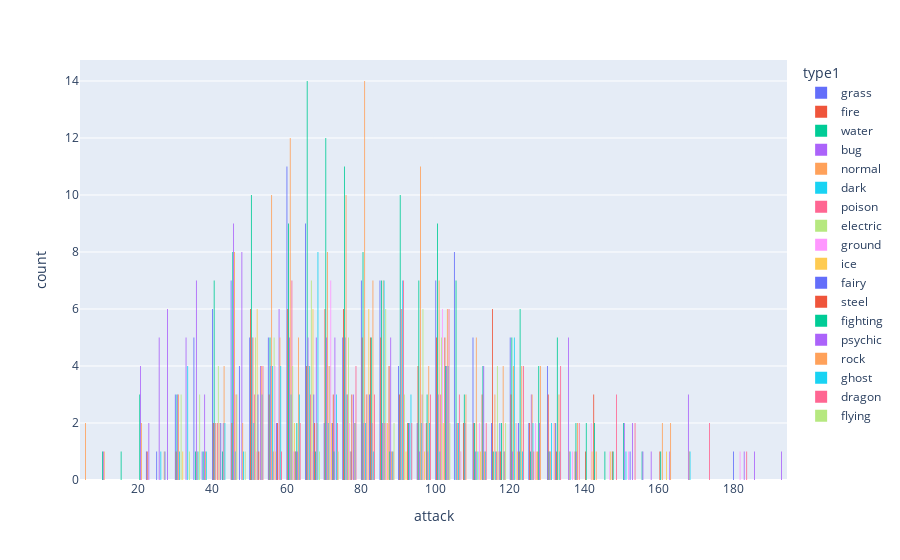

Notebook cell for this chart:
### Code cell
px.histogram(df_raw,
        x="attack",
        color="type1",
        barmode= "group"
        )

### Figure 1 — Plotly figure (JSON) as saved in the notebook; plotly's stock layout.template omitted (floating-point values rounded to 4 significant figures; data arrays with more than 128 entries replaced by an {"elided": "..."} marker saying what was removed)
{"data": [{"alignmentgroup": "True", "bingroup": "x", "hovertemplate": "type1=grass<br>attack=%{x}<br>count=%{y}<extra></extra>", "legendgroup": "grass", "marker": {"color": "#636efa", "pattern": {"shape": ""}}, "name": "grass", "offsetgroup": "grass", "orientation": "v", "showlegend": true, "type": "histogram", "x": [49, 62, 82, 100, 50, 65, 80, 75, 90, 105, 40, 95, 105, 55, 49, 62, 82, 80, 35, 45, 55, 30, 75, 45, 65, 85, 110, 40, 70, 100, 40, 130, 60, 85, 115, 68, 68, 89, 109, 30, 70, 35, 60, 100, 62, 92, 132, 100, 110, 100, 103, 45, 60, 75, 53, 98, 27, 67, 35, 60, 105, 86, 55, 85, 50, 94, 90, 61, 78, 107, 65, 100, 55, 75, 107, 112, 55, 105, 35, 45, 30, 40, 120, 130, 181, 65, 85, 125, 40, 50, 40, 110, 85, 61, 80, 110, 35, 53, 69, 65, 115, 62, 108, 127, 130, 80, 45, 60, 120, 120, 120, 120, 80], "xaxis": "x", "yaxis": "y"}, {"alignmentgroup": "True", "bingroup": "x", "hovertemplate": "type1=fire<br>attack=%{x}<br>count=%{y}<extra></extra>", "legendgroup": "fire", "marker": {"color": "#EF553B", "pattern": {"shape": ""}}, "name": "fire", "offsetgroup": "fire", "orientation": "v", "showlegend": true, "type": "histogram", "x": [52, 64, 84, 130, 104, 41, 76, 70, 75, 110, 115, 85, 100, 80, 95, 130, 100, 52, 64, 84, 84, 40, 50, 75, 115, 130, 60, 85, 120, 160, 60, 100, 120, 85, 70, 58, 78, 104, 95, 90, 63, 93, 123, 53, 98, 90, 140, 30, 97, 45, 59, 69, 73, 81, 50, 68, 110, 65, 85, 115, 70, 78, 127, 71, 86, 116, 65, 115, 45, 55, 75, 50, 60, 125, 70, 115], "xaxis": "x", "yaxis": "y"}, {"alignmentgroup": "True", "bingroup": "x", "hovertemplate": "type1=water<br>attack=%{x}<br>count=%{y}<extra></extra>", "legendgroup": "water", "marker": {"color": "#00cc96", "pattern": {"shape": ""}}, "name": "water", "offsetgroup": "water", "orientation": "v", "showlegend": true, "type": "histogram", "x": {"elided": "150 int values"}, "xaxis": "x", "yaxis": "y"}, {"alignmentgroup": "True", "bingroup": "x", "hovertemplate": "type1=bug<br>attack=%{x}<br>count=%{y}<extra></extra>", "legendgroup": "bug", "marker": {"color": "#ab63fa", "pattern": {"shape": ""}}, "name": "bug", "offsetgroup": "bug", "orientation": "v", "showlegend": true, "type": "histogram", "x": [30, 20, 45, 35, 25, 90, 150, 70, 95, 55, 65, 110, 125, 155, 20, 35, 60, 90, 65, 65, 90, 130, 150, 10, 125, 185, 45, 35, 70, 35, 50, 30, 60, 45, 90, 90, 73, 47, 25, 85, 29, 29, 29, 59, 79, 69, 94, 30, 80, 76, 53, 63, 103, 45, 55, 100, 65, 105, 75, 135, 47, 77, 40, 70, 109, 85, 60, 120, 35, 22, 52, 62, 82, 70, 45, 55, 35, 125, 139, 137, 20, 35, 45, 135, 41, 79, 46, 102, 50, 50, 135], "xaxis": "x", "yaxis": "y"}, {"alignmentgroup": "True", "bingroup": "x", "hovertemplate": "type1=normal<br>attack=%{x}<br>count=%{y}<extra></extra>", "legendgroup": "normal", "marker": {"color": "#FFA15A", "pattern": {"shape": ""}}, "name": "normal", "offsetgroup": "normal", "orientation": "v", "showlegend": true, "type": "histogram", "x": {"elided": "134 int values"}, "xaxis": "x", "yaxis": "y"}, {"alignmentgroup": "True", "bingroup": "x", "hovertemplate": "type1=dark<br>attack=%{x}<br>count=%{y}<extra></extra>", "legendgroup": "dark", "marker": {"color": "#19d3f3", "pattern": {"shape": ""}}, "name": "dark", "offsetgroup": "dark", "orientation": "v", "showlegend": true, "type": "histogram", "x": [56, 71, 35, 60, 85, 65, 85, 95, 95, 60, 90, 90, 55, 90, 30, 70, 75, 85, 130, 150, 125, 120, 90, 50, 88, 75, 90, 65, 105, 85, 125, 55, 65, 65, 85, 105, 54, 92, 131, 101, 28, 58, 45, 60, 120, 90, 120, 115, 78, 120, 135, 80, 85, 120, 110, 80], "xaxis": "x", "yaxis": "y"}, {"alignmentgroup": "True", "bingroup": "x", "hovertemplate": "type1=poison<br>attack=%{x}<br>count=%{y}<extra></extra>", "legendgroup": "poison", "marker": {"color": "#FF6692", "pattern": {"shape": ""}}, "name": "poison", "offsetgroup": "poison", "orientation": "v", "showlegend": true, "type": "histogram", "x": [60, 95, 47, 62, 92, 57, 72, 102, 45, 80, 100, 80, 80, 105, 105, 65, 90, 90, 90, 45, 65, 43, 73, 100, 63, 93, 50, 90, 61, 106, 50, 95, 60, 75, 53, 63, 44, 64, 73, 73, 85, 115, 65, 95, 75, 128, 75, 91, 88], "xaxis": "x", "yaxis": "y"}, {"alignmentgroup": "True", "bingroup": "x", "hovertemplate": "type1=electric<br>attack=%{x}<br>count=%{y}<extra></extra>", "legendgroup": "electric", "marker": {"color": "#B6E880", "pattern": {"shape": ""}}, "name": "electric", "offsetgroup": "electric", "orientation": "v", "showlegend": true, "type": "histogram", "x": [55, 80, 90, 85, 35, 60, 30, 30, 50, 50, 83, 65, 90, 40, 40, 55, 75, 95, 63, 85, 45, 75, 75, 50, 40, 65, 85, 120, 45, 70, 123, 50, 65, 65, 65, 65, 65, 60, 100, 75, 55, 85, 115, 115, 105, 38, 55, 58, 70, 98, 115, 89, 112, 45, 90, 38, 98, 98, 101, 95, 95, 100, 100, 100, 50, 75, 115, 31, 64, 40, 70, 81, 85, 73], "xaxis": "x", "yaxis": "y"}, {"alignmentgroup": "True", "bingroup": "x", "hovertemplate": "type1=ground<br>attack=%{x}<br>count=%{y}<extra></extra>", "legendgroup": "ground", "marker": {"color": "#FF97FF", "pattern": {"shape": ""}}, "name": "ground", "offsetgroup": "ground", "orientation": "v", "showlegend": true, "type": "histogram", "x": [75, 100, 55, 55, 100, 100, 50, 80, 85, 130, 75, 60, 120, 100, 70, 100, 40, 70, 150, 180, 72, 112, 140, 95, 85, 135, 72, 82, 117, 55, 66, 81, 74, 124, 125, 145, 100, 125, 57, 107, 95, 140, 70, 40, 70, 131, 112], "xaxis": "x", "yaxis": "y"}, {"alignmentgroup": "True", "bingroup": "x", "hovertemplate": "type1=ice<br>attack=%{x}<br>count=%{y}<extra></extra>", "legendgroup": "ice", "marker": {"color": "#FECB52", "pattern": {"shape": ""}}, "name": "ice", "offsetgroup": "ice", "orientation": "v", "showlegend": true, "type": "histogram", "x": [75, 100, 41, 67, 65, 50, 85, 50, 100, 55, 30, 70, 50, 80, 120, 40, 60, 80, 50, 60, 130, 80, 90, 140, 160, 50, 65, 95, 70, 130, 50, 69, 117, 127, 85, 25, 65, 80, 80, 145, 68, 113, 80], "xaxis": "x", "yaxis": "y"}, {"alignmentgroup": "True", "bingroup": "x", "hovertemplate": "type1=fairy<br>attack=%{x}<br>count=%{y}<extra></extra>", "legendgroup": "fairy", "marker": {"color": "#636efa", "pattern": {"shape": ""}}, "name": "fairy", "offsetgroup": "fairy", "orientation": "v", "showlegend": true, "type": "histogram", "x": [45, 70, 25, 20, 40, 80, 120, 50, 38, 45, 65, 52, 72, 48, 80, 65, 131, 52, 40, 60, 120, 150, 115, 115, 55, 80, 45, 55, 75, 65, 130], "xaxis": "x", "yaxis": "y"}, {"alignmentgroup": "True", "bingroup": "x", "hovertemplate": "type1=steel<br>attack=%{x}<br>count=%{y}<extra></extra>", "legendgroup": "steel", "marker": {"color": "#EF553B", "pattern": {"shape": ""}}, "name": "steel", "offsetgroup": "steel", "orientation": "v", "showlegend": true, "type": "histogram", "x": [65, 85, 125, 80, 85, 105, 70, 90, 110, 140, 55, 75, 135, 145, 75, 100, 24, 89, 120, 100, 55, 80, 100, 90, 80, 110, 50, 140, 75, 100, 80, 101, 95, 65, 143, 110, 80, 130, 95, 70, 119, 85, 60, 105, 72], "xaxis": "x", "yaxis": "y"}, {"alignmentgroup": "True", "bingroup": "x", "hovertemplate": "type1=fighting<br>attack=%{x}<br>count=%{y}<extra></extra>", "legendgroup": "fighting", "marker": {"color": "#00cc96", "pattern": {"shape": ""}}, "name": "fighting", "offsetgroup": "fighting", "orientation": "v", "showlegend": true, "type": "histogram", "x": [80, 105, 80, 100, 130, 95, 120, 105, 110, 110, 110, 125, 95, 35, 95, 60, 120, 40, 60, 100, 70, 110, 145, 80, 105, 140, 100, 125, 85, 125, 82, 124, 92, 82, 132, 120, 125, 68, 118, 135, 100, 120, 120, 90, 130, 130, 130, 115, 140, 135], "xaxis": "x", "yaxis": "y"}, {"alignmentgroup": "True", "bingroup": "x", "hovertemplate": "type1=psychic<br>attack=%{x}<br>count=%{y}<extra></extra>", "legendgroup": "psychic", "marker": {"color": "#ab63fa", "pattern": {"shape": ""}}, "name": "psychic", "offsetgroup": "psychic", "orientation": "v", "showlegend": true, "type": "histogram", "x": [20, 35, 50, 50, 85, 100, 65, 48, 73, 45, 85, 110, 190, 150, 100, 50, 75, 65, 72, 33, 90, 100, 25, 35, 65, 85, 25, 45, 50, 23, 150, 180, 70, 95, 30, 25, 125, 165, 75, 105, 125, 70, 100, 25, 55, 45, 57, 58, 30, 45, 55, 30, 40, 65, 55, 75, 83, 48, 48, 48, 110, 160, 70, 85, 29, 29, 137, 113, 107, 157, 113, 167, 30, 40, 90, 65, 55, 80, 165, 85, 35, 60], "xaxis": "x", "yaxis": "y"}, {"alignmentgroup": "True", "bingroup": "x", "hovertemplate": "type1=rock<br>attack=%{x}<br>count=%{y}<extra></extra>", "legendgroup": "rock", "marker": {"color": "#FFA15A", "pattern": {"shape": ""}}, "name": "rock", "offsetgroup": "rock", "orientation": "v", "showlegend": true, "type": "histogram", "x": [80, 80, 95, 95, 120, 120, 45, 40, 60, 80, 115, 105, 135, 100, 64, 84, 134, 164, 45, 55, 95, 41, 81, 95, 125, 100, 125, 165, 42, 52, 80, 55, 75, 105, 135, 112, 140, 129, 52, 105, 89, 121, 59, 77, 50, 100, 160, 65, 65, 115, 115, 117, 60, 100, 53, 131, 40, 60, 80, 125, 55, 60, 100, 100, 35, 55, 134, 120], "xaxis": "x", "yaxis": "y"}, {"alignmentgroup": "True", "bingroup": "x", "hovertemplate": "type1=ghost<br>attack=%{x}<br>count=%{y}<extra></extra>", "legendgroup": "ghost", "marker": {"color": "#19d3f3", "pattern": {"shape": ""}}, "name": "ghost", "offsetgroup": "ghost", "orientation": "v", "showlegend": true, "type": "histogram", "x": [35, 50, 65, 65, 60, 55, 75, 115, 165, 40, 70, 50, 80, 60, 92, 100, 100, 120, 30, 50, 30, 40, 55, 70, 110, 66, 66, 66, 66, 90, 85, 95, 100, 70, 55, 75, 90, 131, 45, 65, 95, 65, 61, 101, 55, 30, 30], "xaxis": "x", "yaxis": "y"}, {"alignmentgroup": "True", "bingroup": "x", "hovertemplate": "type1=dragon<br>attack=%{x}<br>count=%{y}<extra></extra>", "legendgroup": "dragon", "marker": {"color": "#FF6692", "pattern": {"shape": ""}}, "name": "dragon", "offsetgroup": "dragon", "orientation": "v", "showlegend": true, "type": "histogram", "x": [64, 84, 134, 70, 110, 75, 95, 135, 145, 80, 100, 90, 130, 150, 180, 70, 90, 130, 170, 87, 117, 147, 120, 120, 150, 130, 120, 170, 50, 75, 100, 100, 100, 100, 55, 75, 110, 60, 80, 120, 100, 95, 50, 50, 50, 75, 95, 145, 139], "xaxis": "x", "yaxis": "y"}, {"alignmentgroup": "True", "bingroup": "x", "hovertemplate": "type1=flying<br>attack=%{x}<br>count=%{y}<extra></extra>", "legendgroup": "flying", "marker": {"color": "#B6E880", "pattern": {"shape": ""}}, "name": "flying", "offsetgroup": "flying", "orientation": "v", "showlegend": true, "type": "histogram", "x": [115, 100, 30, 70, 47, 67, 87, 85, 103, 115], "xaxis": "x", "yaxis": "y"}], "layout": {"barmode": "group", "legend": {"title": {"text": "type1"}, "tracegroupgap": 0}, "margin": {"t": 60}, "xaxis": {"anchor": "y", "domain": [0, 1], "title": {"text": "attack"}}, "yaxis": {"anchor": "x", "domain": [0, 1], "title": {"text": "count"}}}}
